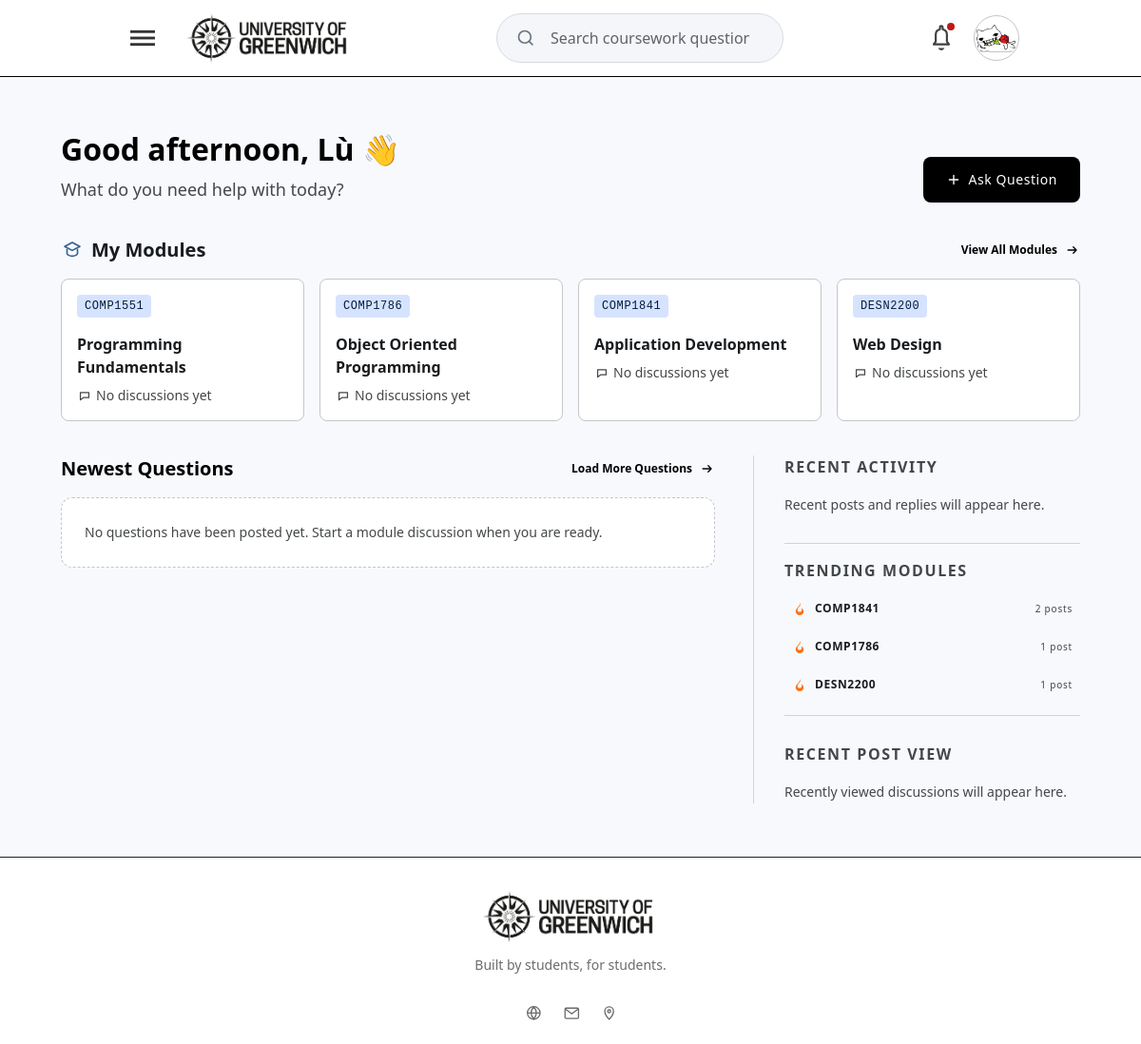
Page / (signed in) on the committed database.
### tables this page shows
CREATE TABLE `modules` (
  `id` int(11) NOT NULL AUTO_INCREMENT,
  `module_code` varchar(20) NOT NULL,
  `module_name` varchar(150) NOT NULL,
  `description` text DEFAULT NULL,
  `created_at` timestamp NOT NULL DEFAULT current_timestamp(),
  `updated_at` timestamp NULL DEFAULT NULL,
  PRIMARY KEY (`id`),
  UNIQUE KEY `module_code` (`module_code`)
);

### app/Views/home/index.php (the view, shortened to what the rows shown need)
<?php $greetingName = $greetingName ?? 'Student'; ?>
<section class="bg-[#f7f9fd] text-[#191c1f]">
    <div class="mx-auto flex w-full max-w-[1280px] flex-col gap-9 px-5 py-10 sm:px-8 lg:px-16 lg:py-14">
        <div class="grid items-end gap-6 lg:grid-cols-[minmax(0,1fr)_auto]" data-home-reveal>
            <div>
                <h1 class="text-3xl font-semibold leading-10 text-black sm:text-[32px]">
                    <span data-greeting-time></span>, <?= htmlspecialchars($greetingName, ENT_QUOTES, 'UTF-8') ?>
                    <span aria-hidden="true">&#128075;</span>
                </h1>
            </div>
        </div>
        <section class="flex flex-col gap-4" aria-labelledby="my-modules-heading" data-home-reveal>
            <div class="flex items-center justify-between gap-4">
                <h2 id="my-modules-heading" class="flex items-center gap-2 text-xl font-semibold leading-7">
                    My Modules
                </h2>
            </div>
            <div class="grid gap-4 sm:grid-cols-2 lg:grid-cols-4">
                <?php if (!empty($homeModules)): ?>
                <?php foreach ($homeModules as $module): ?>
                <a href="<?= htmlspecialchars($module['url'], ENT_QUOTES, 'UTF-8') ?>"
                    class="group flex min-h-[126px] min-w-0 flex-col rounded-lg border border-[#c4c7c7] bg-white p-4 transition focus-visible:outline-2 focus-visible:outline-offset-2 focus-visible:outline-black"
                    data-home-card>
                    <div class="flex items-start justify-between gap-4">
                        <span
                            class="min-w-0 rounded bg-[#d6e3ff] px-2 py-1 font-mono text-xs font-medium leading-4 tracking-[0.05em] text-[#001b3d] [overflow-wrap:anywhere]">
                            <?= htmlspecialchars($module['code'], ENT_QUOTES, 'UTF-8') ?>
                        </span>
                    </div>
                    <h3 class="mt-4 min-w-0 text-base font-semibold leading-6 text-[#191c1f] [overflow-wrap:anywhere]"
                        dir="auto">
                        <?= htmlspecialchars($module['name'], ENT_QUOTES, 'UTF-8') ?>
                    </h3>
                    <p class="mt-2 flex min-w-0 items-center gap-1 text-sm leading-5 text-[#444748]">
                        <svg viewBox="0 0 18 18" class="size-4 shrink-0" fill="none" aria-hidden="true">
                            <path d="M4 5.5h10v6H7.4L4 14.2V5.5Z" stroke="currentColor" stroke-width="1.4"
                                stroke-linejoin="round" />
                        </svg>
                        <?= htmlspecialchars($module['discussion_count_label'], ENT_QUOTES, 'UTF-8') ?>
                    </p>
                </a>
                <?php endforeach; ?>
                <?php endif; ?>
            </div>
        </section>
        <div class="grid gap-10 lg:grid-cols-[minmax(0,2fr)_minmax(280px,1fr)]">
            <section class="flex flex-col gap-4" aria-labelledby="newest-questions-heading" data-home-reveal>
                <div class="flex items-center justify-between gap-4">
                    <h2 id="newest-questions-heading" class="text-xl font-semibold leading-7 text-black">
                        Newest Questions
                    </h2>
                </div>
            </section>
            <aside class="flex flex-col gap-7 border-t border-[#d1d3d5] pt-7 lg:border-l lg:border-t-0 lg:pl-8 lg:pt-0"
                data-home-reveal>
                <section aria-labelledby="recent-activity-heading">
                    <h2 id="recent-activity-heading"
                        class="text-base font-bold uppercase leading-6 tracking-[0.1em] text-[#444748]">
                        Recent Activity
                    </h2>
                </section>
                <section class="border-y border-[#d1d3d5] py-4" aria-labelledby="trending-modules-heading">
                    <h2 id="trending-modules-heading"
                        class="text-base font-bold uppercase leading-6 tracking-[0.1em] text-[#444748]">
                        Trending Modules
                    </h2>
                </section>
                <section aria-labelledby="recent-post-view-heading">
                    <h2 id="recent-post-view-heading"
                        class="text-base font-bold uppercase leading-6 tracking-[0.1em] text-[#444748]">
                        Recent Post View
                    </h2>
                </section>
            </aside>
        </div>
    </div>
</section>

### rows in the picture
modules: module_code "COMP1551", module_name "Programming Fundamentals", discussion_count_label "No discussions yet"

### other values in the picture
$greetingName "Lù"
$module['code'] "COMP1786"
$module['name'] "Object Oriented Programming"
$module['discussion_count_label'] "No discussions yet"
$module['code'] "COMP1841"
$module['name'] "Application Development"
$module['code'] "DESN2200"
$module['name'] "Web Design"
$module['posts'] "2 posts"
$module['posts'] "1 post"
